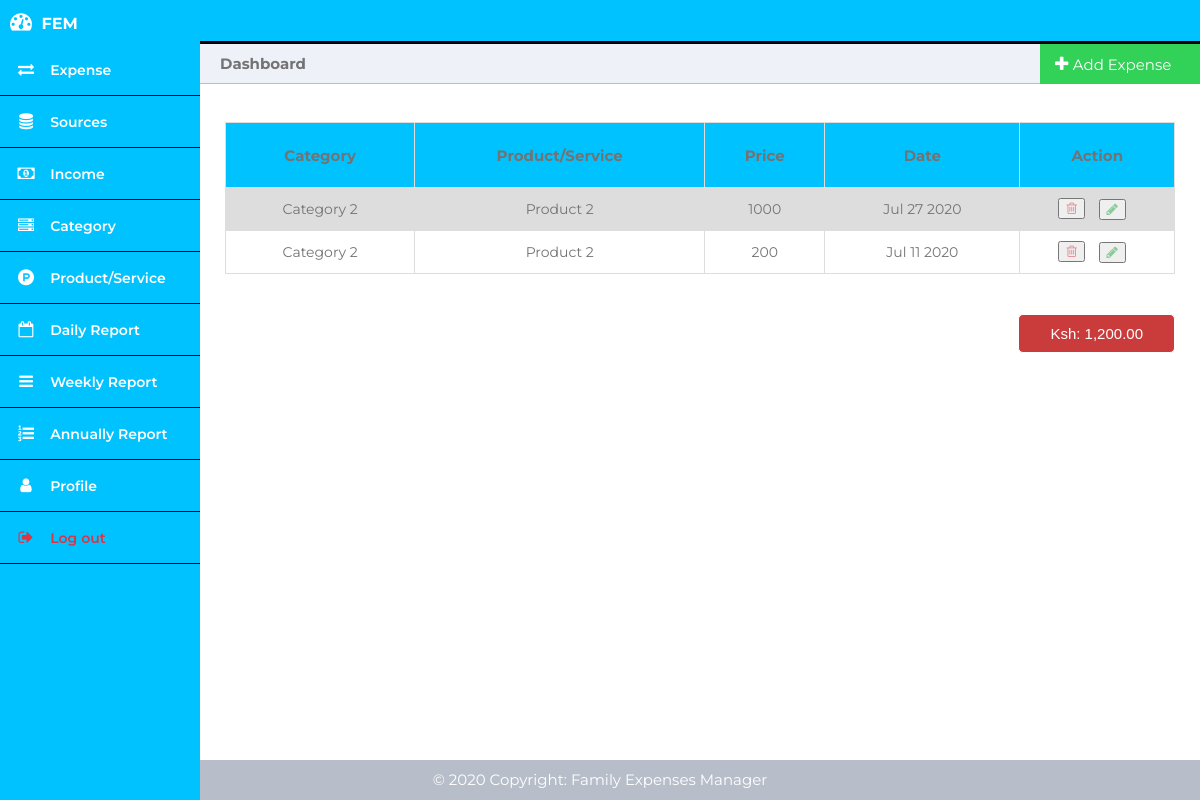
/dashboard.php (signed in), run on the app's committed database.
### tables this page shows
CREATE TABLE `Expense` (
  `expense_id` int(11) NOT NULL,
  `user_id` int(11) NOT NULL,
  `product_service_id` int(11) NOT NULL,
  `price` decimal(10,0) NOT NULL,
  `created_at` timestamp NOT NULL DEFAULT current_timestamp()
);

CREATE TABLE `ProductServiceCategory` (
  `category_id` int(11) NOT NULL,
  `user_id` int(11) NOT NULL,
  `name` varchar(100) NOT NULL,
  `created_at` timestamp NOT NULL DEFAULT current_timestamp()
);

CREATE TABLE `ProductService` (
  `product_service_id` int(11) NOT NULL,
  `product_service_category_id` int(11) NOT NULL,
  `name` varchar(100) NOT NULL,
  `created_at` timestamp NOT NULL DEFAULT current_timestamp(),
  `user_id` int(11) NOT NULL
);

### dashboard.php (the view, shortened to what this page needs)
<?php
	require_once('config/db_connection.php');
?>
<!DOCTYPE html>
<html>
	<head>
		<link rel="stylesheet" href="css/dashboard.css">
        <link rel="stylesheet" href="https://cdnjs.cloudflare.com/ajax/libs/font-awesome/4.7.0/css/font-awesome.min.css">
	</head>
	<body>
		<?php include('header.php'); ?>
		<div class="main-content">
			<div class="title-left" style="font-size: 15px; color: #737373">
				Dashboard
			</div>
			<div class="title-right" id="myBtn">
				<div class="add">
					<i class="fa fa-plus"></i>
					<a style="font-size: 15px;">Add Expense</a>
				</div>
			</div>
			<div>
				<?php include('errors.php'); ?><br>
			</div>
			<div>
				<?php include('success.php'); ?><br>
			</div>
			<table style="color: #737373; font-size: 14px;">
				<tr style="height: 65px; font-size: 15px; color: #737373;">
					<th style="color: #737373;">Category</th>
					<th style="color: #737373;">Product/Service</th>
					<th style="color: #737373;">Price</th>
					<th style="color: #737373;">Date</th>
					<th style="color: #737373;">Action</th>
				</tr>
				<?php
					$total_price = 0;
					$user_id = $_SESSION['user_id'];
					$query   = "SELECT * FROM Expense WHERE user_id = '$user_id'  ORDER BY created_at DESC";
					$results = mysqli_query($con, $query);
					if (mysqli_num_rows($results) > 0) {
						while($row = $results->fetch_assoc()) {
							$total_price += $row['price'];
							echo "<tr>";
								$product_service_id = $row['product_service_id'];
								$query   = "SELECT * FROM ProductService WHERE product_service_id = '$product_service_id'";
								$result2 = mysqli_query($con, $query);
								if (mysqli_num_rows($result2) == 1) {
									$product_service_data = $result2->fetch_assoc();
								}
								$product_category_id = $product_service_data['product_service_category_id'];
								$query   = "SELECT * FROM ProductServiceCategory WHERE category_id = '$product_category_id'";
								$result3 = mysqli_query($con, $query);
								if (mysqli_num_rows($result3) == 1) {
									$product_category_data = $result3->fetch_assoc();
								}
								?>
									<td><?php echo $product_category_data['name'] ?></td>
									<td><?php echo $product_service_data['name'] ?></td>
									<td><?php echo $row['price'] ?></td>
									<td><?php echo date('M d Y',strtotime($row['created_at'])) ?></td>
									<td>
										<form action="" method="POST" style="margin-left:-40px;">
											<button name="delete-expense">
												<i class="fa fa-trash-o icon-delete" id="delete" title="Delete"></i>
											</button>&nbsp;&nbsp;&nbsp;
										</form>
										<div style="margin-left:30px; margin-top:-20px">
											<button>
												<a href="expense-update.php?id1=<?php echo $_SESSION['user_id'] ?>&id2=<?php echo $row['expense_id'] ?>&id3=<?php echo $product_service_data['product_service_id'] ?>&price=<?php echo $row['price'] ?>">
													<i class="fa fa-pencil icon-edit" title="Edit"></i>
												</a>
											</button>
										</div>
									</td>
								<?php
							echo "</tr>";
						}
					} else {
					}
				?>
			</table>
			<?php
			  	if (mysqli_num_rows($results) > 0) {
					?>
						<div class='table-bottom-space'></div>
						<div class='table-total'>
							<button class='button-error-total'>Ksh: <?php echo number_format($total_price, 2); ?></button>
						</div>
					<?php
				}
			?>
		</div>
		<?php include_once("footer.php"); ?>
	</body>
</html>

### css/dashboard.css (style rules this page uses)
* { box-sizing: border-box; }
body { margin: 0; padding: 0; font-family: montserrat; }
.button-success, .button-error, .button-warning, .button-secondary, .button-error-total, .button-light-total, .button-primary-total { border-radius: 5px; border: 1px solid; display: inline-block; cursor: pointer; color: #ffffff; font-size:17px; padding:10px 31px; text-decoration: none; }
.button-error-total { cursor: not-allowed; background: rgb(202, 60, 60); }
.icon-delete { color: #dc3545; cursor: pointer; opacity: 0.5; }
.icon-edit { color: #28a745; cursor: pointer; opacity: 0.5; }
table { border-collapse: collapse; width: 95%; margin: auto; color: #737373; font-size: 14px; margin-top: 15px; }
td, th { border: 1px solid #dddddd; text-align: left; padding: 10px; text-align: center; }
table tr th { background-color: #00C2FF; color: #233245; }
tr:nth-child(even) { background-color: #dddddd; }
.table-bottom-space { padding-top: 40px; }
.table-total { float: right; padding-right: 2.5%; }
.main-content { padding: 40px; margin-top: 0; padding: 0; padding-top: 44px; height: 100%; overflow: scroll; }
.main-content .title-left { background-color: #eef1f7; border-bottom: 1px solid #b8bec9; padding: 10px 20px; font-weight: 700; color: #333; font-size: 16px; }
.main-content .title-right { float: right; width: 160px; margin-right: 0px; margin-top: -40px; cursor: pointer; }
.main-content .title-right .add { background-color: #32d157; font-size: 17px; height: 40px; color: white; padding-left: 15px; padding-top: 10px; cursor: pointer; }
.main-content .title-right .add a { text-decoration: none; color: white; }
@media only screen and (min-width: 300px) { table { border-collapse: collapse; width: 95%; margin: auto; } }
@media only screen and (min-width: 300px) { .button-error-total { font-size: 12px; } }
@media only screen and (min-width: 600px) { table { border-collapse: collapse; width: 95%; margin: auto; } }
@media only screen and (min-width: 600px) { .main-content { margin-left: 70px; } }
@media only screen and (min-width: 800px) { table { border-collapse: collapse; width: 95%; margin: auto; } }
@media only screen and (min-width: 800px) { .button-error-total { font-size: 14px; } }
@media only screen and (min-width: 800px) { .main-content { margin-left: 200px; } }
@media screen and (min-width: 1024px) { table { border-collapse: collapse; width: 95%; margin: auto; } }
@media screen and (min-width: 1024px) { .button-error-total { font-size: 15px; } }

### data on the page
expense: productservicecategory.name "Category 2", product_service.name "Product 2", price "1000", created_at "Jul 27 2020"
expense: productservicecategory.name "Category 2", product_service.name "Product 2", price "200", created_at "Jul 11 2020"

### other printed values
$total_price "1,200.00"
